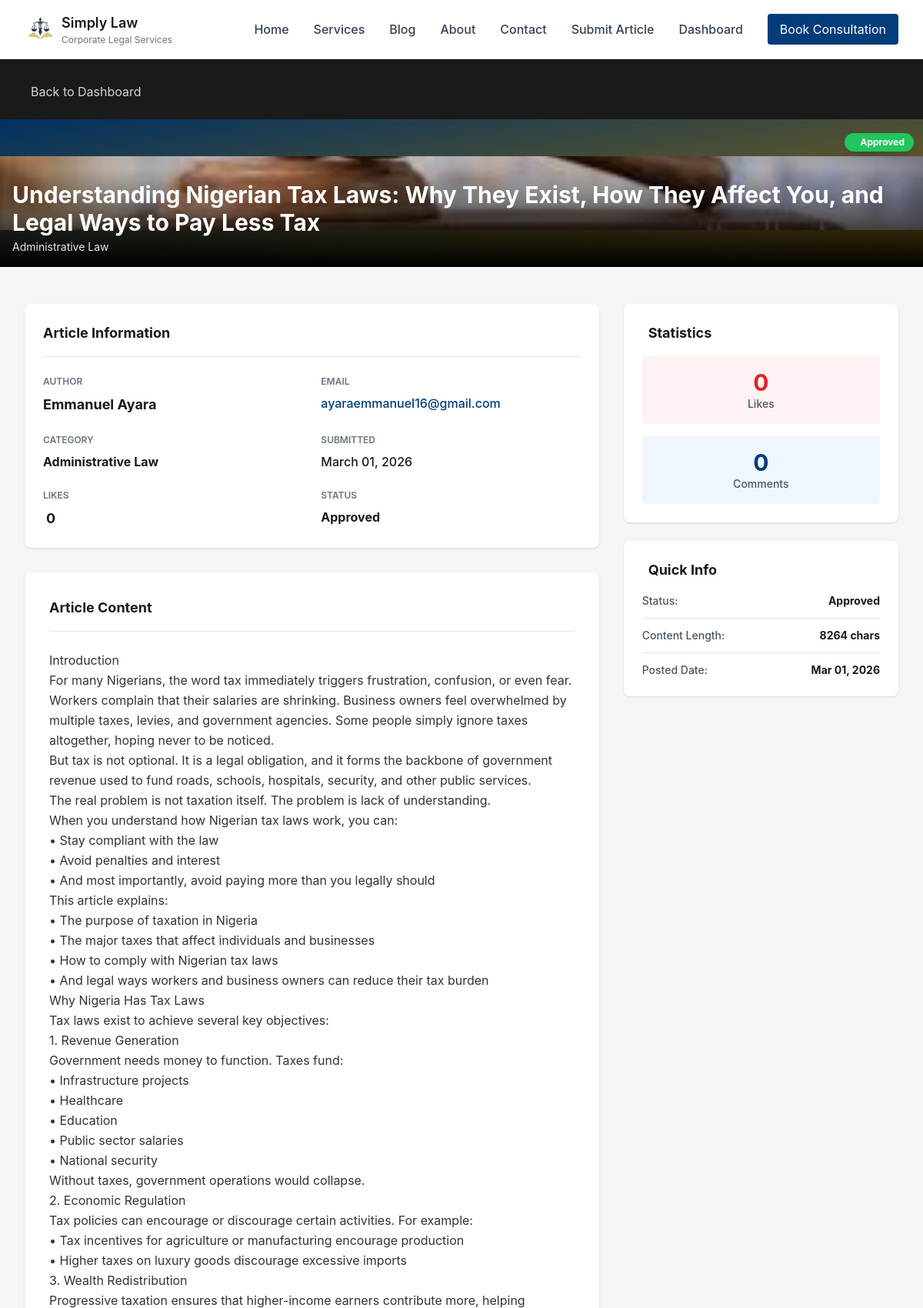
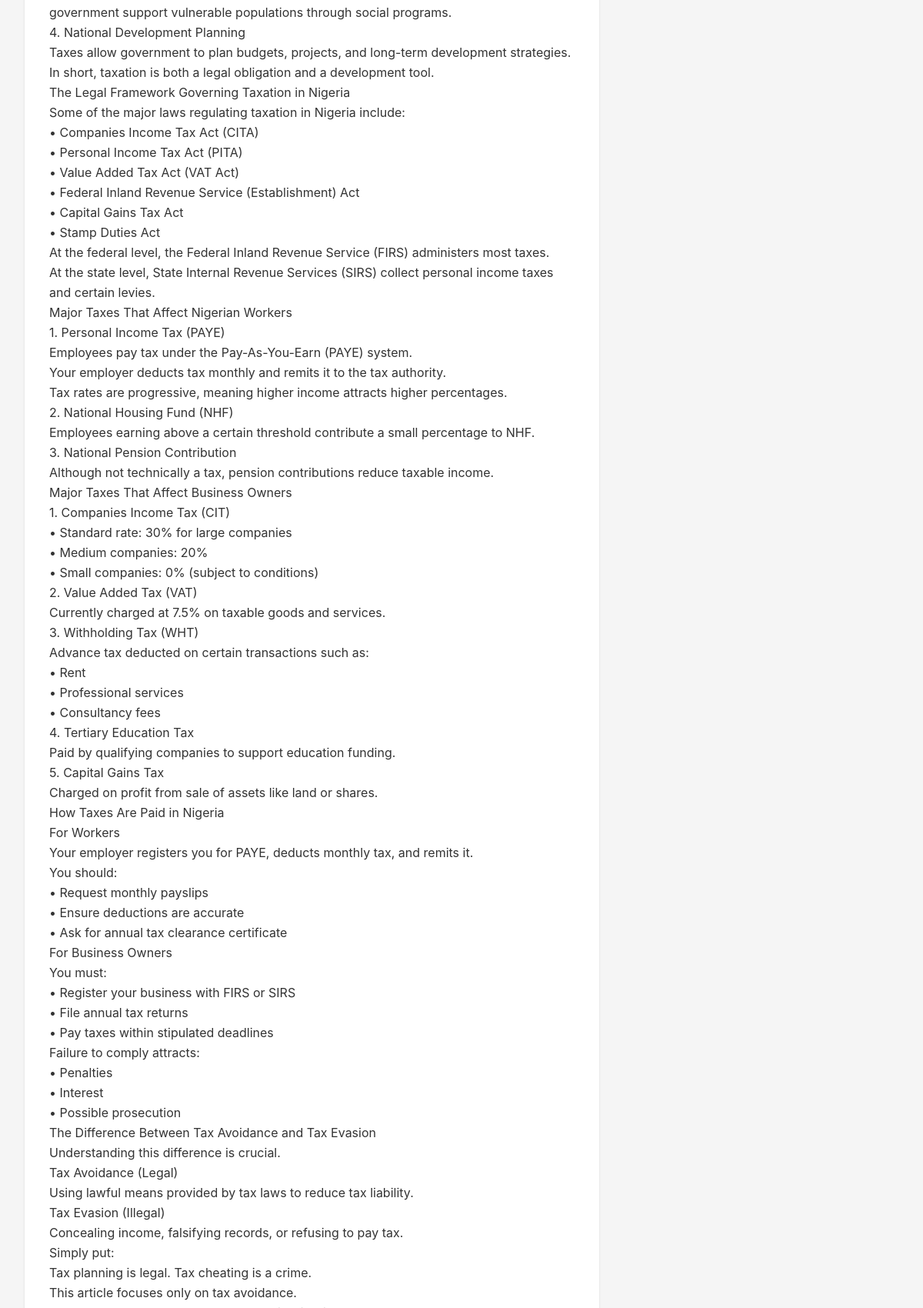
The app's page /admin/view/11 (signed in, upper part) with its own data (2 pictures, top to bottom).
### models.py (models this page shows, shortened)
class Article(db.Model):
    id = db.Column(db.Integer, primary_key=True)
    email = db.Column(db.String(120), nullable=False)
    title = db.Column(db.String(200), nullable=False)
    content = db.Column(db.Text, nullable=False)
    author = db.Column(db.String(100), nullable=False)
    date_posted = db.Column(db.DateTime, default=datetime.utcnow, nullable=False)
    date_submitted = db.Column(db.DateTime, default=datetime.utcnow, nullable=False)
    status = db.Column(
        db.String(20),
        nullable=False,
        default='pending',
        index=True  # ✅ Frequently queried
    )
    category = db.Column(
        db.String(100),
        nullable=False,
        default='General',
        index=True  # ✅ Frequently used for filtering
    )
    likes = db.Column(db.Integer, default=0, nullable=False)
    views = db.Column(db.Integer, default=0, nullable=False)
    cover_image = db.Column(db.String(255), nullable=True)
    document_filename = db.Column(db.String(255), nullable=True)
    deleted_at = db.Column(db.DateTime, nullable=True)
    is_draft = db.Column(db.Boolean, default=False, nullable=False)
    comments = db.relationship('Comment', backref='article', lazy=True, cascade='all, delete-orphan')
    visits = db.relationship('Visit', backref='article', lazy=True, cascade='all, delete-orphan')
    __table_args__ = (
        db.Index('idx_article_status_category', 'status', 'category'),
        db.Index('idx_article_date_posted', 'date_posted'),
        db.Index('idx_article_deleted_at', 'deleted_at'),  # ✅ For soft delete queries
        db.Index('idx_article_is_draft', 'is_draft'),  # ✅ For draft queries
    )
    def is_deleted(self):
        return self.deleted_at is not None

### blueprints/admin.py (the view)
@admin_bp.route('/admin/view/<int:article_id>')
@login_required
@admin_required
def admin_view_article(article_id):
    try:
        article = Article.query.get_or_404(article_id)
        if article.is_deleted():
            flash("This article has been deleted.", "warning")
            return redirect(url_for('admin.admin_dashboard')), 404
        page = request.args.get('page', 1, type=int)
        paginated_comments = Comment.query.filter(
            Comment.article_id == article_id,
            Comment.parent_id.is_(None),  # Only root comments
            Comment.deleted_at.is_(None)  # Exclude soft-deleted comments
        ).order_by(Comment.date_posted.desc()).paginate(
            page=page,
            per_page=5,
            error_out=False
        )
        logger.info(f"Admin {current_user.username} viewed article {article_id}")
        return render_template(
            'admin_view_article.html',
            article=article,
            paginated_comments=paginated_comments
        )
    except Exception as e:
        logger.error(f"Error viewing article {article_id}: {str(e)}")
        flash('Error loading article.', 'danger')
        return redirect(url_for('admin.admin_dashboard'))

### security.py (called while the page is built)
def admin_required(f):
    @wraps(f)
    def decorated_function(*args, **kwargs):
        if not current_user.is_authenticated:
            flash('You must be logged in.', 'danger')
            return redirect(url_for('auth.admin_login'))
        if not current_user.is_admin:
            flash('You do not have permission to access this page.', 'danger')
            return redirect(url_for('public.home'))
        return f(*args, **kwargs)
    return decorated_function

### templates/admin_view_article.html (shortened to what this page needs)
{% extends 'base.html' %}
{% block content %}
<section class="bg-law-dark text-white py-6">
    <div class="max-w-7xl mx-auto px-4 sm:px-6 lg:px-8">
        <a href="{{ url_for('admin.admin_dashboard') }}" class="inline-flex items-center gap-2 text-gray-300 hover:text-white transition">
            Back to Dashboard
        </a>
    </div>
</section>
<section class="relative h-48 bg-gradient-to-br from-law-blue to-law-gold overflow-hidden">
    {% if article.cover_image %}
        <img src="{{ url_for('static', filename='uploads/' + article.cover_image) }}" alt="{{ article.title }}" class="w-full h-full object-cover">
        <div class="absolute inset-0 bg-black bg-opacity-20"></div>
    {% else %}
        <div class="w-full h-full flex items-center justify-center">
            <i class="fas fa-image text-white text-4xl opacity-20"></i>
        </div>
    {% endif %}
    <div class="absolute top-3 right-3">
        {% if article.status == 'pending' %}
            <span class="inline-flex items-center gap-2 px-3 py-1 bg-yellow-500 text-white rounded-full text-xs font-bold shadow-lg">
                <i class="fas fa-hourglass-half"></i>Pending
            </span>
        {% elif article.status == 'approved' %}
            <span class="inline-flex items-center gap-2 px-3 py-1 bg-green-500 text-white rounded-full text-xs font-bold shadow-lg">
                Approved
            </span>
        {% elif article.status == 'disapproved' %}
            <span class="inline-flex items-center gap-2 px-3 py-1 bg-red-500 text-white rounded-full text-xs font-bold shadow-lg">
                <i class="fas fa-times-circle"></i>Disapproved
            </span>
        {% endif %}
    </div>
    <div class="absolute bottom-0 left-0 right-0 bg-gradient-to-t from-black via-black/50 to-transparent p-4">
        <div class="max-w-7xl mx-auto">
            <h1 class="text-2xl md:text-3xl font-bold text-white mb-1">{{ article.title }}</h1>
            <p class="text-gray-200 text-sm">{{ article.category }}</p>
        </div>
    </div>
</section>
<section class="py-12 bg-law-gray">
    <div class="max-w-7xl mx-auto px-4 sm:px-6 lg:px-8">
        <div class="grid grid-cols-1 lg:grid-cols-3 gap-8">
            <div class="lg:col-span-2 space-y-8">
                <div class="bg-white rounded-lg shadow p-6">
                    <h3 class="text-lg font-bold text-law-dark mb-6 pb-4 border-b border-gray-200">Article Information</h3>
                    <div class="space-y-6">
                        <div class="grid grid-cols-1 md:grid-cols-2 gap-6">
                            <div>
                                <p class="text-xs text-gray-500 font-semibold uppercase mb-2">Author</p>
                                <p class="text-law-dark font-bold text-lg">{{ article.author }}</p>
                            </div>
                            <div>
                                <p class="text-xs text-gray-500 font-semibold uppercase mb-2">Email</p>
                                <p class="text-law-blue font-medium"><a href="mailto:{{ article.email }}" class="hover:underline">{{ article.email }}</a></p>
                            </div>
                        </div>
                        <div class="grid grid-cols-1 md:grid-cols-2 gap-6">
                            <div>
                                <p class="text-xs text-gray-500 font-semibold uppercase mb-2">Category</p>
                                <p class="text-law-dark font-bold">{{ article.category }}</p>
                            </div>
                            <div>
                                <p class="text-xs text-gray-500 font-semibold uppercase mb-2">Submitted</p>
                                <p class="text-law-dark font-medium">{{ article.date_posted.strftime('%B %d, %Y') }}</p>
                            </div>
                        </div>
                        <div class="grid grid-cols-1 md:grid-cols-2 gap-6">
                            <div>
                                <p class="text-xs text-gray-500 font-semibold uppercase mb-2">Likes</p>
                                <p class="text-law-dark font-bold text-lg">{{ article.likes or 0 }}</p>
                            </div>
                            <div>
                                <p class="text-xs text-gray-500 font-semibold uppercase mb-2">Status</p>
                                <p class="text-law-dark font-bold capitalize">{{ article.status }}</p>
                            </div>
                        </div>
                    </div>
                </div>
                <div class="bg-white rounded-lg shadow p-8">
                    <h3 class="text-lg font-bold text-law-dark mb-6 pb-4 border-b border-gray-200">Article Content</h3>
                    <div class="prose prose-lg max-w-none text-gray-700 leading-relaxed">
                        {{ article.content|linebreaks }}
                    </div>
                </div>
            </div>
            <div class="space-y-6">
                <div class="bg-white rounded-lg shadow p-6">
                    <h3 class="text-lg font-bold text-law-dark mb-4 flex items-center gap-2">
                        Statistics
                    </h3>
                    <div class="space-y-4">
                        <div class="bg-red-50 rounded p-4 text-center">
                            <p class="text-3xl font-bold text-red-600">{{ article.likes or 0 }}</p>
                            <p class="text-sm text-gray-600 font-medium">Likes</p>
                        </div>
                        <div class="bg-blue-50 rounded p-4 text-center">
                            <p class="text-3xl font-bold text-law-blue">{{ paginated_comments.total }}</p>
                            <p class="text-sm text-gray-600 font-medium">Comments</p>
                        </div>
                    </div>
                </div>
                <div class="bg-white rounded-lg shadow p-6">
                    <h3 class="text-lg font-bold text-law-dark mb-4 flex items-center gap-2">
                        Quick Info
                    </h3>
                    <div class="space-y-3 text-sm">
                        <div class="flex justify-between">
                            <span class="text-gray-600 font-medium">Status:</span>
                            <span class="font-bold text-law-dark capitalize">{{ article.status }}</span>
                        </div>
                        <hr class="border-gray-200">
                        <div class="flex justify-between">
                            <span class="text-gray-600 font-medium">Content Length:</span>
                            <span class="font-bold text-law-dark">{{ article.content|length }} chars</span>
                        </div>
                        <hr class="border-gray-200">
                        <div class="flex justify-between">
                            <span class="text-gray-600 font-medium">Posted Date:</span>
                            <span class="font-bold text-law-dark">{{ article.date_posted.strftime('%b %d, %Y') }}</span>
                        </div>
                    </div>
                </div>
            </div>
        </div>
    </div>
</section>
{% endblock %}

### templates/base.html (style rules this page uses)
* { margin: 0; padding: 0; box-sizing: border-box; }
html { scroll-behavior: smooth; }
body { font-family: 'Inter', system-ui, -apple-system, sans-serif; background-color: #fafaf8; color: #1a1a1a; line-height: 1.6; }
a { transition: color 0.3s ease; }
.page-container { min-height: 100vh; display: flex; flex-direction: column; }
.bg-law-dark { background-color: #1a1a1a; }
.bg-law-gray { background-color: #f5f5f5; }
.text-law-dark { color: #1a1a1a; }
.text-law-blue { color: #003d7a; }
h1, h2, h3, h4, h5, h6 { font-weight: 700; line-height: 1.2; margin-bottom: 0.5rem; }
h1 { font-size: 2.5rem; }
h3 { font-size: 1.5rem; }
section { padding: 3rem 0; }

### templates/admin_view_article.html (style rules this page uses)
.prose { color: #333; }

### records on screen
Article: cover_image (picture), title "Understanding Nigerian Tax Laws: Why They Exist, How They Affect You, and Legal Ways to Pay Less Tax", category "Administrative Law", author "Emmanuel Ayara", email "ayaraemmanuel16@gmail.com", date_posted "March 01, 2026", likes "0", status "Approved", content "Introduction For many Nigerians, the word tax immediately triggers frustration, confusion, or even fear. Workers complain that their salaries are shrinking. Business owners feel overwhelmed by multiple taxes, levies, and government agencies. Some people simply ignore taxes altogether, hoping never to be noticed. But tax is not optional. It is a legal obligation, and it forms the backbone of government revenue used to fund roads, schools, hospitals, security, and other public services. The real problem is not taxation itself. The problem is lack of understanding. When you understand how Nigerian tax laws work, you can: • Stay compliant with the law • Avoid penalties and interest • And most…", date_posted "Mar 01, 2026"

### other values on screen
{{ paginated_comments.total }} "0"
{{ article.content|length }} "8264"
